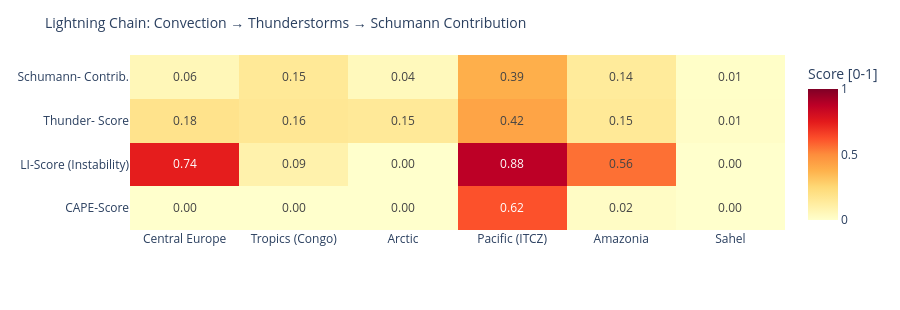

Write notebook code for a chart like this one.
### Code cell
# ============================================================
# LIGHTNING CHAIN: Convection → Thunderstorms → Schumann
# Shows the causal chain per measurement point as heatmap
# ============================================================

def cape_score(v):
    """CAPE → normalized score [0,1]"""
    if v is None or pd.isna(v): return 0.0
    return min(1.0, float(v) / 3000)

def li_score(v):
    """Lifted Index: negative = unstable → score [0,1]"""
    if v is None or pd.isna(v): return 0.3
    return min(1.0, max(0.0, (-float(v) + 6) / 12))

def cloud_score(v):
    if v is None or pd.isna(v): return 0.3
    return float(v) / 100

def thunder_score(row):
    """Kombinierter Gewitterwahrscheinlichkeits-Score
    CAPE + LI + Bedeckung + WMO-Gewitter + konvektiver Niederschlag (showers)
    Hinweis: X-Ray und Kp sind kein Bestandteil – nur geomagn./solarer Kontext.
    """
    cs = cape_score(row.get('cape'))
    ls = li_score(row.get('li'))
    cl = cloud_score(row.get('cloud'))
    t  = 1.0 if row.get('thunderstorm') else 0.0
    # Convective precipitation (showers) as additional indicator
    sh = min(1.0, (row.get('showers') or 0) / 5.0)
    return round(cs * 0.30 + ls * 0.25 + cl * 0.15 + t * 0.20 + sh * 0.10, 3)

def schumann_contribution(t_score, lat):
    """Schumann contribution: higher in tropics (±30°), scaled by thunderstorm score"""
    lat_weight = max(0.3, 1.0 - abs(lat) / 60)
    return round(t_score * lat_weight, 3)

df_atm['cape_score']   = df_atm.apply(lambda r: cape_score(r['cape']), axis=1)
df_atm['li_score']     = df_atm.apply(lambda r: li_score(r['li']),    axis=1)
df_atm['thunder_score']= df_atm.apply(lambda r: thunder_score(r.to_dict()), axis=1)
df_atm['schumann_contribution'] = df_atm.apply(
    lambda r: schumann_contribution(r['thunder_score'], r['lat']), axis=1)

metrics = ['cape_score', 'li_score', 'thunder_score', 'schumann_contribution']
labels  = ['CAPE-Score', 'LI-Score\n(Instability)', 'Thunder-\nScore', 'Schumann-\nContrib.']
z_data  = [df_atm[m].tolist() for m in metrics]

fig = go.Figure(go.Heatmap(
    z=z_data,
    x=df_atm['point'].tolist(),
    y=labels,
    colorscale='YlOrRd',
    zmin=0, zmax=1,
    text=[[f'{v:.2f}' for v in row] for row in z_data],
    texttemplate='%{text}', textfont=dict(size=12),
    colorbar=dict(title='Score [0-1]')
))
fig.update_layout(
    title=dict(text='Lightning Chain: Convection → Thunderstorms → Schumann Contribution', font=dict(size=14)),
    height=310,
    plot_bgcolor='rgba(0,0,0,0)', paper_bgcolor='rgba(0,0,0,0)',
    margin=dict(l=130, r=80, t=55, b=80)
)
fig.show()

### Figure 1 — Plotly figure (JSON) as saved in the notebook; plotly's stock layout.template omitted (floating-point values rounded to 4 significant figures)
{"data": [{"colorbar": {"title": {"text": "Score [0-1]"}}, "colorscale": [[0.0, "rgb(255,255,204)"], [0.125, "rgb(255,237,160)"], [0.25, "rgb(254,217,118)"], [0.375, "rgb(254,178,76)"], [0.5, "rgb(253,141,60)"], [0.625, "rgb(252,78,42)"], [0.75, "rgb(227,26,28)"], [0.875, "rgb(189,0,38)"], [1.0, "rgb(128,0,38)"]], "text": [["0.00", "0.00", "0.00", "0.62", "0.02", "0.00"], ["0.74", "0.09", "0.00", "0.88", "0.56", "0.00"], ["0.18", "0.16", "0.15", "0.42", "0.15", "0.01"], ["0.06", "0.15", "0.04", "0.39", "0.14", "0.01"]], "textfont": {"size": 12}, "texttemplate": "%{text}", "type": "heatmap", "x": ["Central Europe", "Tropics (Congo)", "Arctic", "Pacific (ITCZ)", "Amazonia", "Sahel"], "y": ["CAPE-Score", "LI-Score\n(Instability)", "Thunder-\nScore", "Schumann-\nContrib."], "z": [[0.0, 0.0, 0.0, 0.62, 0.02, 0.0], [0.7417, 0.09167, 0.0, 0.875, 0.5583, 0.0], [0.185, 0.162, 0.15, 0.421, 0.153, 0.013], [0.056, 0.151, 0.045, 0.386, 0.14, 0.01]], "zmax": 1, "zmin": 0}], "layout": {"height": 310, "margin": {"b": 80, "l": 130, "r": 80, "t": 55}, "paper_bgcolor": "rgba(0,0,0,0)", "plot_bgcolor": "rgba(0,0,0,0)", "title": {"font": {"size": 14}, "text": "Lightning Chain: Convection → Thunderstorms → Schumann Contribution"}}}
